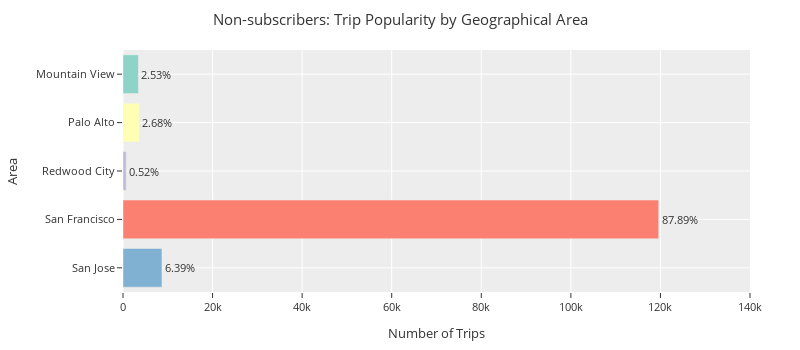
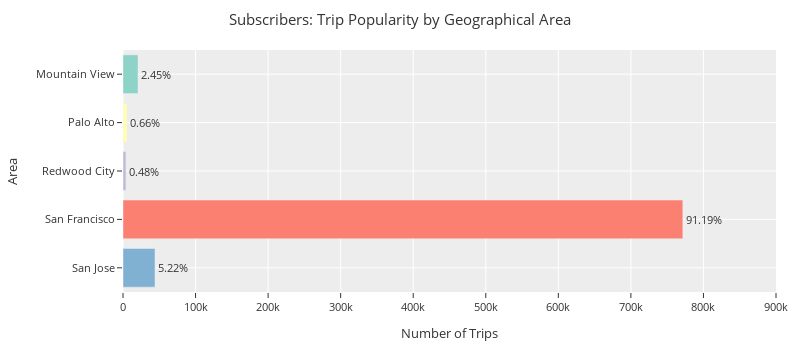

Notebook cell for these charts, in order:
### Markdown cell above
##### Trip Popularity by Geographical Area
San Francisco accounts for roughly 90% of the trips for both subscribers and non-subscribers. This is the area where the analysis will focus on.

### Code cell
client = bigquery.Client()
sql = """
SELECT 
  subscriber_type,
  start_landmark,
  COUNT(start_landmark) AS starting_point_count,
  CONCAT(
    CAST(
      ROUND(
        COUNT(start_landmark) / SUM(COUNT(start_landmark)) 
        OVER (PARTITION BY subscriber_type) * 100,
        2)
    AS STRING), 
  '%') AS pct
FROM 
  `fluted-bee-273018.w205_proj_1.trips_plus_landmark`
WHERE
  start_landmark = end_landmark
GROUP BY
  subscriber_type,
  start_landmark
ORDER BY
  subscriber_type,
  start_landmark
"""
df = client.query(sql).to_dataframe()

# plot bar charts
# non-subscribers
df_customers = df.loc[df.subscriber_type == 'Customer', :]
fig1 = px.bar(df_customers, 
              y='start_landmark', 
              x='starting_point_count', 
              text='pct',
              orientation='h', 
              color='start_landmark',
              color_discrete_sequence=px.colors.qualitative.Set3,
              width=800, height=350)
fig1.update_traces(textposition='outside')
fig1.update_layout(
    title="Non-subscribers: Trip Popularity by Geographical Area",
    xaxis_title="Number of Trips",
    yaxis_title="Area",
    font=dict(size=11),
    showlegend=False,
    template='ggplot2',
    margin=dict(l=50, r=50, t=50, b=50))
fig1.update_xaxes(range=[0, 140000])
fig1.show()

# subscribers
df_customers = df.loc[df.subscriber_type == 'Subscriber', :]
fig2 = px.bar(df_customers, 
              y='start_landmark', 
              x='starting_point_count', 
              text='pct',
              orientation='h', 
              color='start_landmark',
              color_discrete_sequence=px.colors.qualitative.Set3,
              width=800, height=350)
fig2.update_traces(textposition='outside')
fig2.update_layout(
    title="Subscribers: Trip Popularity by Geographical Area",
    xaxis_title="Number of Trips",
    yaxis_title="Area",
    font=dict(size=11),
    template='ggplot2',
    showlegend=False,
    margin=dict(l=20, r=20, t=50, b=20))
fig2.update_xaxes(range=[0, 900000])
fig2.show()

### Figure 1 — Plotly figure (JSON) as saved in the notebook; plotly's stock layout.template omitted (floating-point values rounded to 4 significant figures)
{"data": [{"alignmentgroup": "True", "hovertemplate": "start_landmark=%{y}<br>starting_point_count=%{x}<br>pct=%{text}<extra></extra>", "legendgroup": "Mountain View", "marker": {"color": "rgb(141,211,199)"}, "name": "Mountain View", "offsetgroup": "Mountain View", "orientation": "h", "showlegend": true, "text": ["2.53%"], "textposition": "outside", "type": "bar", "x": [3437], "xaxis": "x", "y": ["Mountain View"], "yaxis": "y"}, {"alignmentgroup": "True", "hovertemplate": "start_landmark=%{y}<br>starting_point_count=%{x}<br>pct=%{text}<extra></extra>", "legendgroup": "Palo Alto", "marker": {"color": "rgb(255,255,179)"}, "name": "Palo Alto", "offsetgroup": "Palo Alto", "orientation": "h", "showlegend": true, "text": ["2.68%"], "textposition": "outside", "type": "bar", "x": [3645], "xaxis": "x", "y": ["Palo Alto"], "yaxis": "y"}, {"alignmentgroup": "True", "hovertemplate": "start_landmark=%{y}<br>starting_point_count=%{x}<br>pct=%{text}<extra></extra>", "legendgroup": "Redwood City", "marker": {"color": "rgb(190,186,218)"}, "name": "Redwood City", "offsetgroup": "Redwood City", "orientation": "h", "showlegend": true, "text": ["0.52%"], "textposition": "outside", "type": "bar", "x": [705], "xaxis": "x", "y": ["Redwood City"], "yaxis": "y"}, {"alignmentgroup": "True", "hovertemplate": "start_landmark=%{y}<br>starting_point_count=%{x}<br>pct=%{text}<extra></extra>", "legendgroup": "San Francisco", "marker": {"color": "rgb(251,128,114)"}, "name": "San Francisco", "offsetgroup": "San Francisco", "orientation": "h", "showlegend": true, "text": ["87.89%"], "textposition": "outside", "type": "bar", "x": [119611], "xaxis": "x", "y": ["San Francisco"], "yaxis": "y"}, {"alignmentgroup": "True", "hovertemplate": "start_landmark=%{y}<br>starting_point_count=%{x}<br>pct=%{text}<extra></extra>", "legendgroup": "San Jose", "marker": {"color": "rgb(128,177,211)"}, "name": "San Jose", "offsetgroup": "San Jose", "orientation": "h", "showlegend": true, "text": ["6.39%"], "textposition": "outside", "type": "bar", "x": [8697], "xaxis": "x", "y": ["San Jose"], "yaxis": "y"}], "layout": {"barmode": "relative", "font": {"size": 11}, "height": 350, "legend": {"title": {"text": "start_landmark"}, "tracegroupgap": 0}, "margin": {"b": 50, "l": 50, "r": 50, "t": 50}, "showlegend": false, "title": {"text": "Non-subscribers: Trip Popularity by Geographical Area"}, "width": 800, "xaxis": {"anchor": "y", "domain": [0, 1], "range": [0, 140000], "title": {"text": "Number of Trips"}, "type": "linear"}, "yaxis": {"anchor": "x", "autorange": true, "categoryarray": ["San Jose", "San Francisco", "Redwood City", "Palo Alto", "Mountain View"], "categoryorder": "array", "domain": [0, 1], "range": [-0.5, 4.5], "title": {"text": "Area"}, "type": "category"}}}

### Figure 2 — Plotly figure (JSON) as saved in the notebook; plotly's stock layout.template omitted (floating-point values rounded to 4 significant figures)
{"data": [{"alignmentgroup": "True", "hovertemplate": "start_landmark=%{y}<br>starting_point_count=%{x}<br>pct=%{text}<extra></extra>", "legendgroup": "Mountain View", "marker": {"color": "rgb(141,211,199)"}, "name": "Mountain View", "offsetgroup": "Mountain View", "orientation": "h", "showlegend": true, "text": ["2.45%"], "textposition": "outside", "type": "bar", "x": [20719], "xaxis": "x", "y": ["Mountain View"], "yaxis": "y"}, {"alignmentgroup": "True", "hovertemplate": "start_landmark=%{y}<br>starting_point_count=%{x}<br>pct=%{text}<extra></extra>", "legendgroup": "Palo Alto", "marker": {"color": "rgb(255,255,179)"}, "name": "Palo Alto", "offsetgroup": "Palo Alto", "orientation": "h", "showlegend": true, "text": ["0.66%"], "textposition": "outside", "type": "bar", "x": [5588], "xaxis": "x", "y": ["Palo Alto"], "yaxis": "y"}, {"alignmentgroup": "True", "hovertemplate": "start_landmark=%{y}<br>starting_point_count=%{x}<br>pct=%{text}<extra></extra>", "legendgroup": "Redwood City", "marker": {"color": "rgb(190,186,218)"}, "name": "Redwood City", "offsetgroup": "Redwood City", "orientation": "h", "showlegend": true, "text": ["0.48%"], "textposition": "outside", "type": "bar", "x": [4076], "xaxis": "x", "y": ["Redwood City"], "yaxis": "y"}, {"alignmentgroup": "True", "hovertemplate": "start_landmark=%{y}<br>starting_point_count=%{x}<br>pct=%{text}<extra></extra>", "legendgroup": "San Francisco", "marker": {"color": "rgb(251,128,114)"}, "name": "San Francisco", "offsetgroup": "San Francisco", "orientation": "h", "showlegend": true, "text": ["91.19%"], "textposition": "outside", "type": "bar", "x": [771589], "xaxis": "x", "y": ["San Francisco"], "yaxis": "y"}, {"alignmentgroup": "True", "hovertemplate": "start_landmark=%{y}<br>starting_point_count=%{x}<br>pct=%{text}<extra></extra>", "legendgroup": "San Jose", "marker": {"color": "rgb(128,177,211)"}, "name": "San Jose", "offsetgroup": "San Jose", "orientation": "h", "showlegend": true, "text": ["5.22%"], "textposition": "outside", "type": "bar", "x": [44133], "xaxis": "x", "y": ["San Jose"], "yaxis": "y"}], "layout": {"barmode": "relative", "font": {"size": 11}, "height": 350, "legend": {"title": {"text": "start_landmark"}, "tracegroupgap": 0}, "margin": {"b": 20, "l": 20, "r": 20, "t": 50}, "showlegend": false, "title": {"text": "Subscribers: Trip Popularity by Geographical Area"}, "width": 800, "xaxis": {"anchor": "y", "domain": [0, 1], "range": [0, 900000], "title": {"text": "Number of Trips"}, "type": "linear"}, "yaxis": {"anchor": "x", "autorange": true, "categoryarray": ["San Jose", "San Francisco", "Redwood City", "Palo Alto", "Mountain View"], "categoryorder": "array", "domain": [0, 1], "range": [-0.5, 4.5], "title": {"text": "Area"}, "type": "category"}}}
